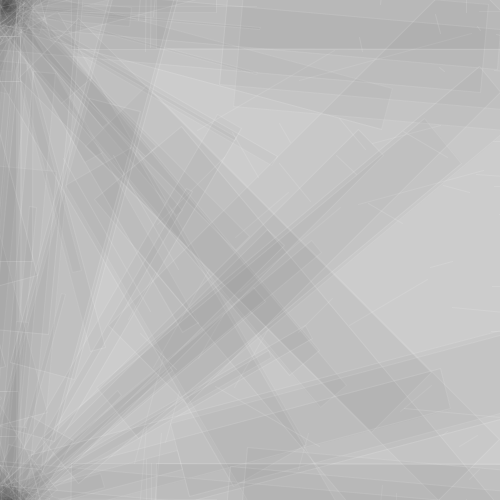
Frame 1 (no input)
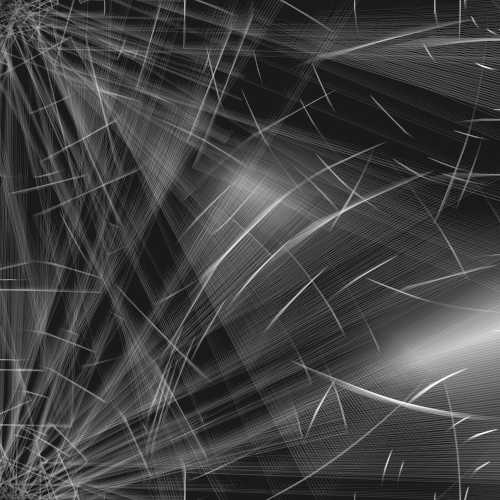
Frame 60 (the mouse pressed at the canvas centre just before this capture)
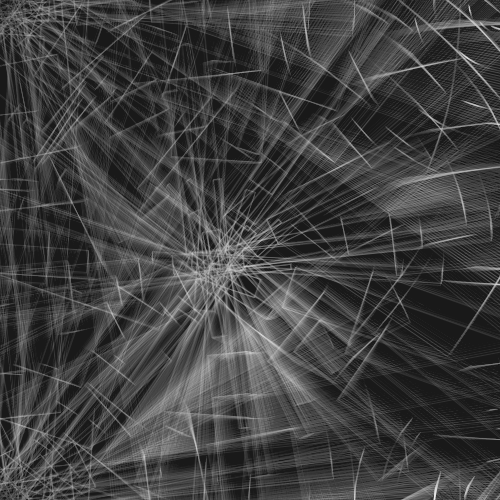
Frame 120 (the mouse held since frame 60 and released just before this capture)

The Processing sketch that drew these frames (run headless with seeded random() and noise(); from frame 60 on, the mouse is pressed at the canvas centre):

// Processing sketch: processing_3975
// ── processing_3975.pde

int spiralX, spiralY; 
float spiralXInc, spiralYInc, f = 0, leng, strokeAlpha = 0, fillAlpha = 0; 

void setup()
{
  size(500,500);
  colorMode(HSB);
  rectMode(CENTER);
  smooth();
  leng = sqrt(pow(width,2)+pow(height,2))/500;
}

void draw()
{
  draw5Innerds(width,height,0,0,30,5);
  draw5Innerds(0,0,0,0,30,5);
  draw5Innerds(0,height,0,0,30,5);
  draw5Innerds(width,0,0,0,30,5);
  draw5Innerds(spiralX,spiralY,1,10,(int)strokeAlpha,(int)fillAlpha);
  strokeAlpha-=.01;
  fillAlpha-=.01;
  spiralX+=spiralXInc;
  spiralY+=spiralYInc;
}

void mouseDragged()
{
  spiralX = mouseX;
  spiralY = mouseY;
  spiralXInc = mouseX - pmouseX;
  spiralYInc = mouseY - pmouseY;
  spiralXInc = spiralXInc + spiralXInc * noise(f/100);
  spiralYInc = spiralYInc + spiralYInc * noise(f/100);
  strokeAlpha = 30;
  fillAlpha = 5;
  scale(.5);
}

void mouseReleased()
{
  scale(2);
  strokeAlpha = 25;
}
void mousePressed()
{
  mouseDragged();
}

void mouseClicked()
{
  spiralX = mouseX+(int)noise(f/100);
  spiralY = mouseY;
  strokeAlpha = 20;
  fillAlpha = 5;
}

void draw5Innerds(int rx, int ry, int r2x, int r2y, int lineAlpha, int fillAlpha)
{  
  pushMatrix();
  translate(noise(f)*10+rx,noise(f)*10+ry);
  rotate(f);
  for(int x=0; x< width; x+=5)
  {
    rotate(radians(x%360));
    stroke(255,lineAlpha);
    fill(0,fillAlpha);
    rect(x,0,width-(rx),x*noise(x/10)/2);
    translate(r2x, r2y);
  }
  f+=.001;
  popMatrix();
}
